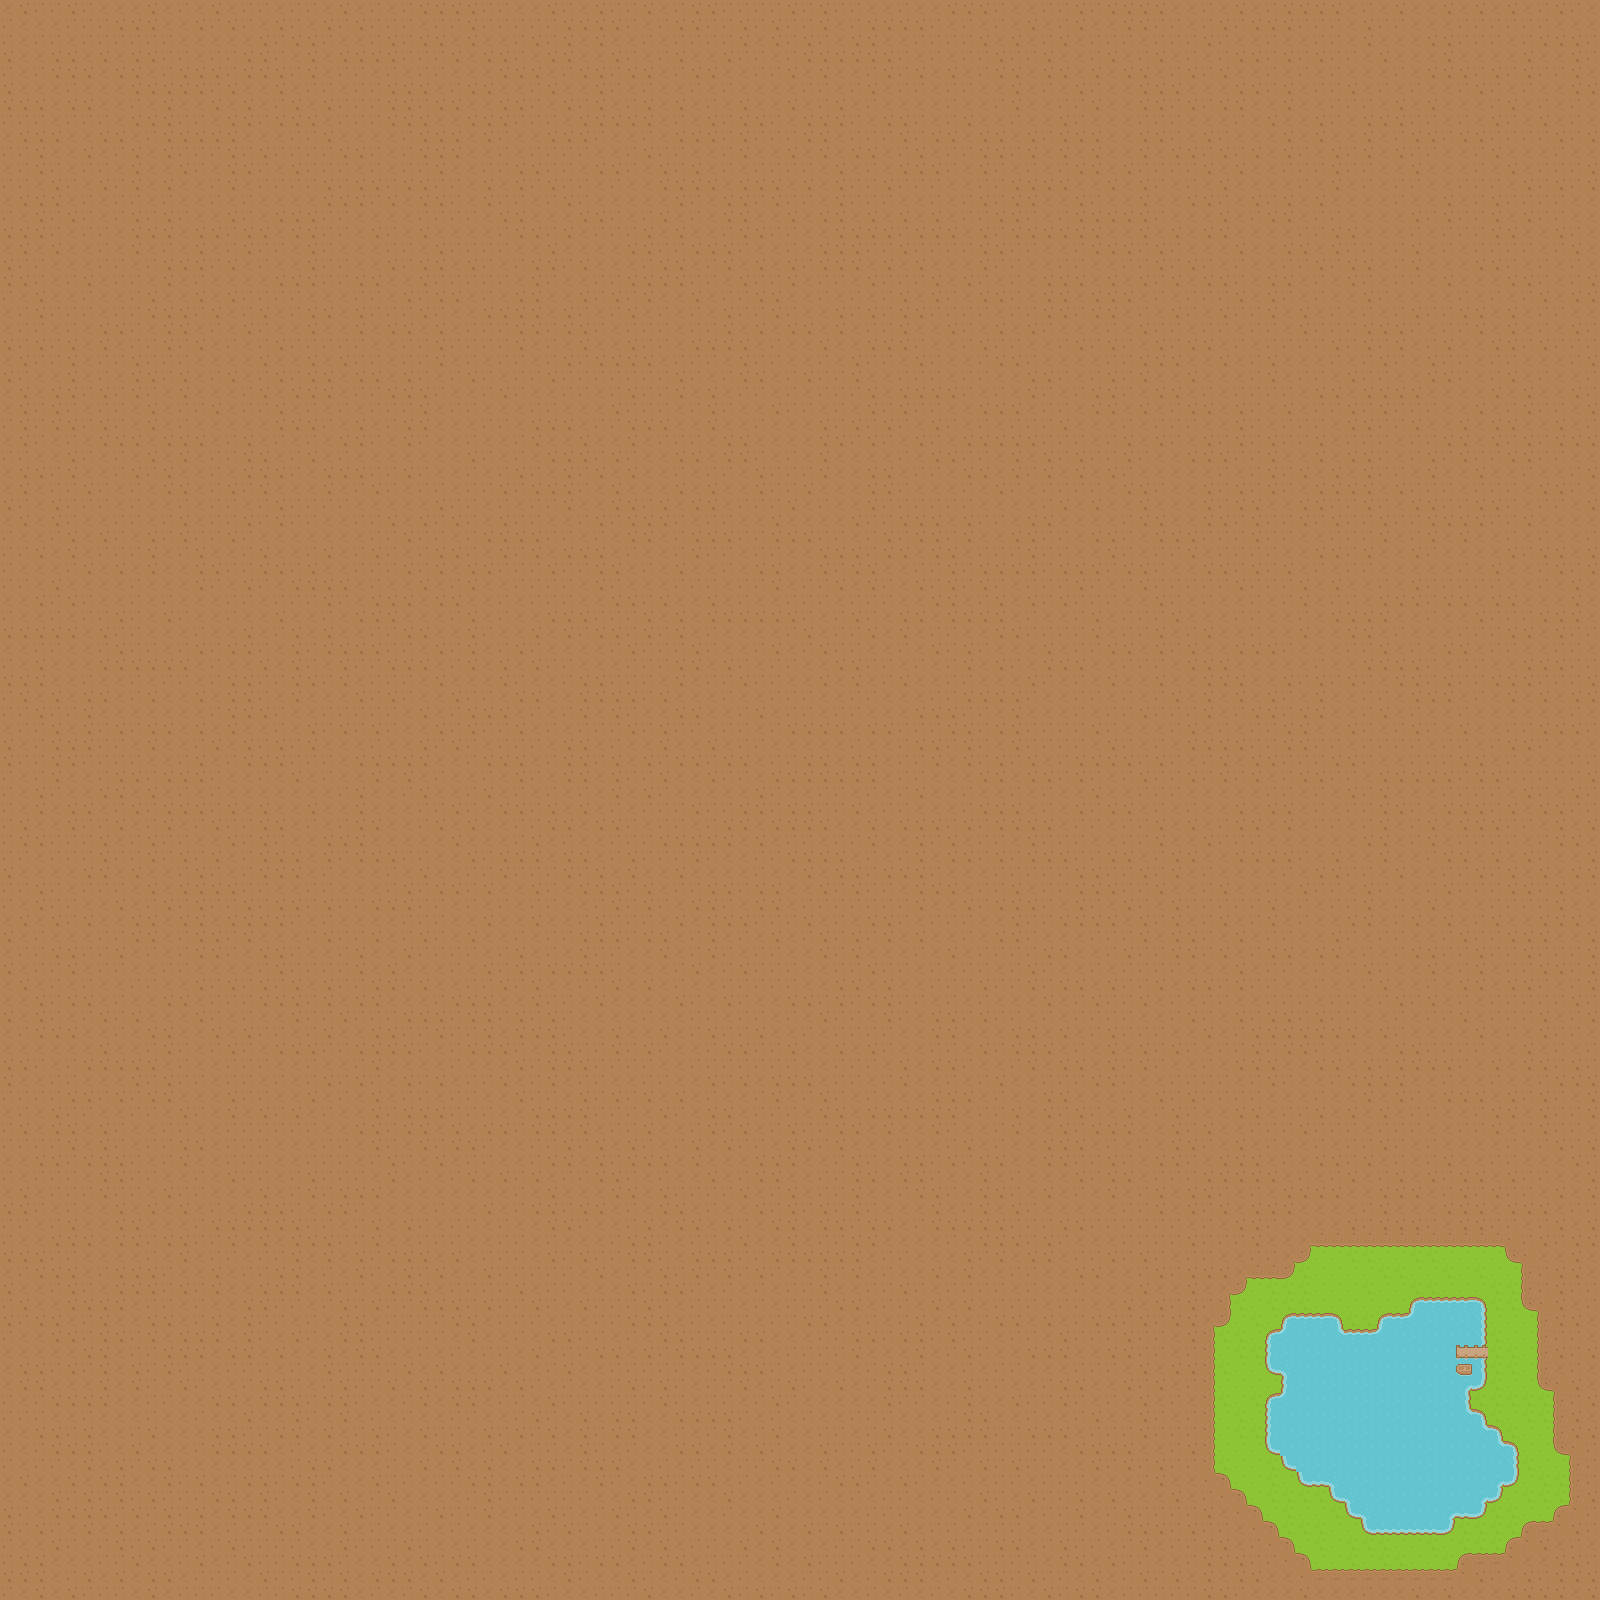

This game map was drawn from its Tiled (.tmx) file and the tilesets committed beside it. A one-line description and the trimmed map source follow:
An orthogonal 100x100 tile map with 16x16 px tiles, 3 tile layers (Tile Layer 1, Tile Layer 2, Tile Layer 3).

<map version="1.2" tiledversion="1.3.4" orientation="orthogonal" renderorder="right-down" width="100" height="100" tilewidth="16" tileheight="16" infinite="0" nextlayerid="4" nextobjectid="1">
 <tileset firstgid="1" source="general.tsx" />
 <layer id="1" name="Tile Layer 1" width="100" height="100">
  <data>[10000 cells, 10000 non-empty, 6 distinct tile ids]</data>
 </layer>
 <layer id="2" name="Tile Layer 2" width="100" height="100">
  <data>[10000 cells, 328 non-empty, 14 distinct tile ids]</data>
 </layer>
 <layer id="3" name="Tile Layer 3" width="100" height="100">
  <data>[10000 cells, 91 non-empty, 15 distinct tile ids]</data>
 </layer>
</map>
